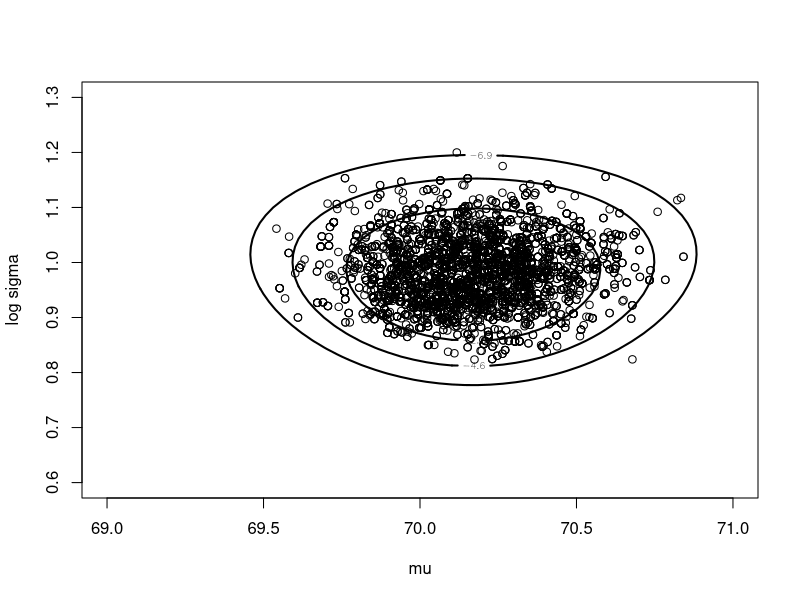
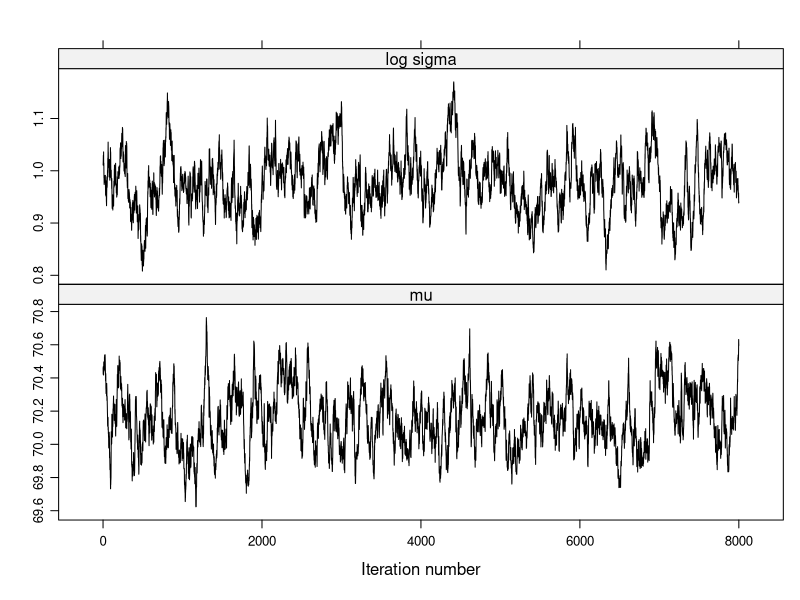
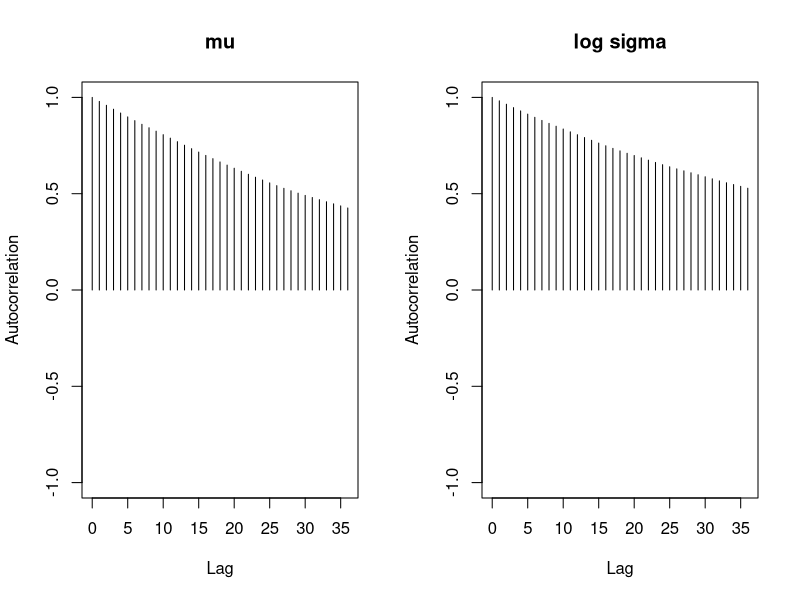
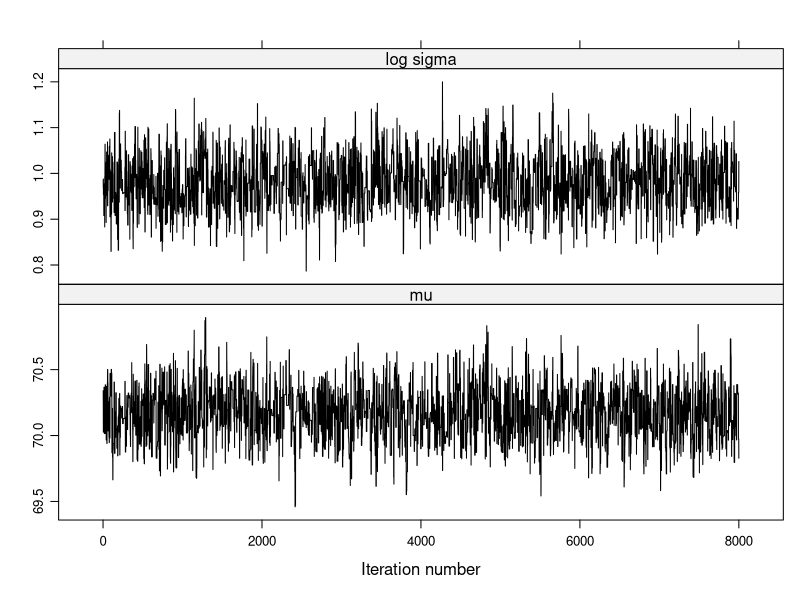
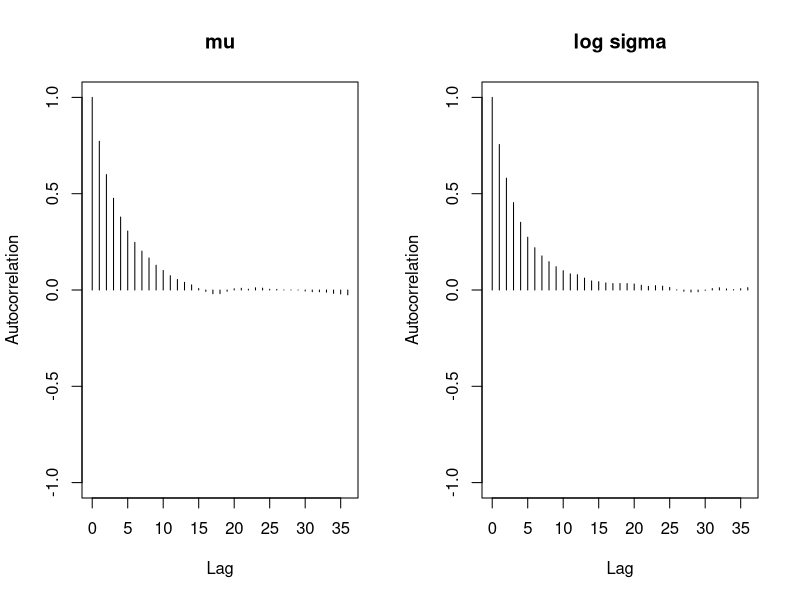
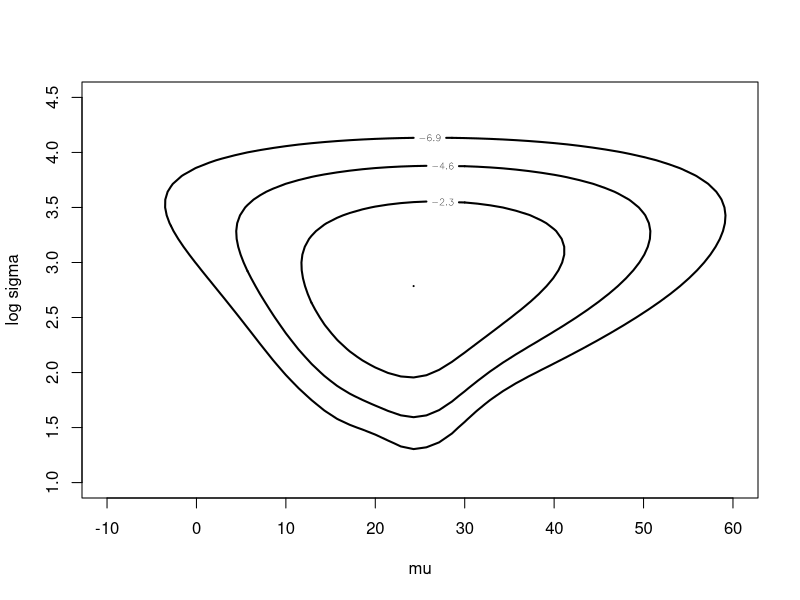
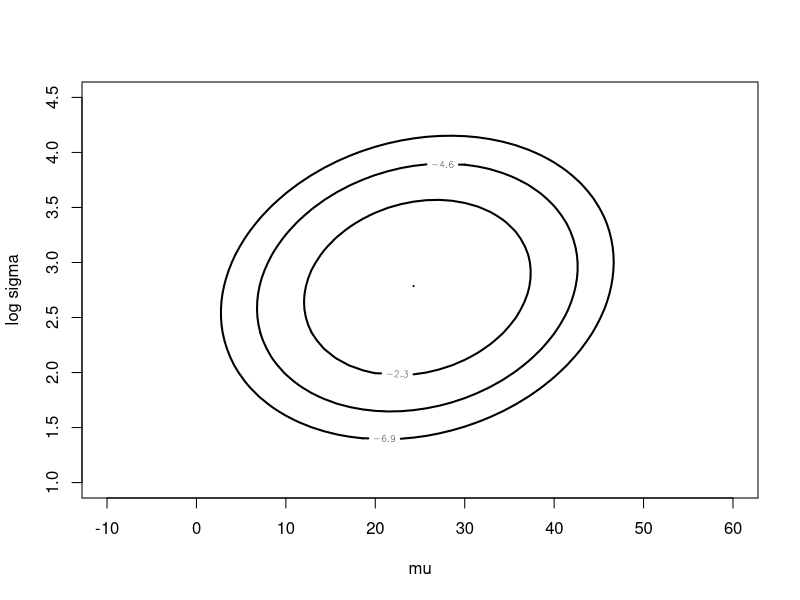

Source code (R) for these figures, in order:
## ---- chunk 1
library(LearnBayes) # package for the book
library(kableExtra) # for display table in HTML format
## ---- chunk 2
# transition matrix P
P = matrix(c(.5 , .5 , 0 , 0 , 0 , 0 , .25 , .5 , .25 , 0 , 0 , 0 , 0 , .25 , .5 , .25 , 0 , 0 , 0 , 0 , .25 , .5 , .25 , 0 ,0 , 0 , 0 , .25 , .5 , .25 , 0 , 0 , 0 , 0 , .5 , .5), 
           nrow = 6, ncol = 6, byrow = T) 
P
## ---- chunk 3
s = array(0, c(50000,1))
s[1] = 3 # initial location
## ---- chunk 4
for (j in 2:50000){
  s[j] = sample(1:6, size = 1, prob = P[s[j-1],]) # trans prob is  P[s[j-1],] from previous state s[j-1]
} 
## ---- chunk 5
m = c(500, 2000, 8000, 50000)
for (i in 1:length(m)){
  print(table(s[1:m[i]])/m[i])
}
## ---- chunk 6
w = matrix(c(.1,.2,.2,.2,.2,.1), nrow = 1, ncol = 6)
w%*%P  # %*%: matrix multiplication
## ---- chunk 7
groupeddatapost = function(theta,data){ 
  # theta: (mu, lambda), 
  # data$int.lo: lower bound, data$int.hi: higher bound, data$f: frequency
  dj = function(f, int.lo, int.hi, mu, sigma){
    f * log(pnorm(int.hi, mu, sigma) - pnorm(int.lo, mu, sigma))
  }
  mu = theta[1]
  sigma = exp(theta[2])
  sum(dj(data$f, data$int.lo, data$int.hi, mu, sigma))
}
## ---- chunk 8
d = list(int.lo = c(-Inf, seq(66,74, by = 2)),
         int.hi = c(seq(66,74, by = 2), Inf),
         f = c(14, 30, 49, 70, 33, 15))
## ---- chunk 9
y = c(rep(65,14), rep(67,30), rep(69,49), rep(71,70),rep(73,33),rep(75,15))
mean(y)
## ---- chunk 10
log(sd(y))
## ---- chunk 11
start = c(70,1)
fit = laplace(groupeddatapost, start, d) #Summarization of a posterior density by the Laplace method
fit
## ---- chunk 12
modal.sds = sqrt(diag(fit$var)) # sqrt of diag of the covariance matrix
modal.sds
## ---- chunk 13
proposal = list(var=fit$var, scale=2)
fit2 = rwmetrop(groupeddatapost, proposal, start, 10000, d) # run the HM random walk algo
## ---- chunk 14
fit2$accept
## ---- chunk 15
post.means = apply(fit2$par,2,mean)
post.sds = apply(fit2$par,2,sd)
## ---- chunk 16
cbind(post.means, post.sds) # result of MCMC
## ---- chunk 17
cbind(c(fit$mode),modal.sds) # result of laplace (optimization)
## ---- chunk 18
mycontour(groupeddatapost, c(69,71,0.6,1.3),data = d,
          xlab="mu",ylab="log sigma")
points(fit2$par[5001:10000,1],fit2$par[5001:10000,2]) # plot the last 5000 samples
## ---- chunk 19
start = c(65,1)
proposal = list(var = fit$var, scale = 0.2)
## ---- chunk 20
bayesfit = rwmetrop(groupeddatapost, proposal = proposal, start = start, m = 10000, d)
bayesfit$accept
## ---- chunk 21
library(coda) # for assessing the MCMC result
library(lattice) # for xyplot
dimnames(bayesfit$par)[[2]] = c("mu","log sigma")
xyplot(mcmc(bayesfit$par[-c(1:2000),]),col="black")
## ---- chunk 22
#par(mfrow=c(2,1))
autocorr.plot(mcmc(bayesfit$par[-c(1:2000),]),auto.layout = T)
## ---- chunk 23
 summary(mcmc(bayesfit$par[-c(1:2000),]))
 batchSE(mcmc(bayesfit$par[-c(1:2000),]), batchSize=50) # batch size = 50
## ---- chunk 24
 summary(mcmc(fit2$par[-c(1:2000),]))
 batchSE(mcmc(fit2$par[-c(1:2000),]), batchSize=50) # batch size = 50
## ---- chunk 25
dimnames(fit2$par)[[2]]=c("mu","log sigma")
xyplot(mcmc(fit2$par[-c(1:2000),]),col="black")  # result of samples
## ---- chunk 26
autocorr.plot(mcmc(fit2$par[-c(1:2000),]),auto.layout = T) # autocorr
## ---- chunk 27
cauchyerrorpost_mine = function(theta, data){
  logf = function(theta, data){
    theta[2] - log(exp(2*theta[2]) + (data - theta[1])^2)
  }
  return(sum(logf(theta,data)))
}
## ---- chunk 28
data("darwin")
attach(darwin)
mean(difference) # mean
## ---- chunk 29
log(sd(difference))  
## ---- chunk 30
laplace(cauchyerrorpost_mine, c(21.6,3.6), difference)  # with my function
## ---- chunk 31
laplace(cauchyerrorpost, c(21.6,3.6), difference)  # function of LearnBayes
## ---- chunk 32
c(24.7 - 4*sqrt(34.96), 24.7 + 4*sqrt(34.96))
## ---- chunk 33
c(2.77 - 4*sqrt(0.138), 2.77 + 4*sqrt(0.138))
## ---- chunk 34
mycontour(cauchyerrorpost_mine, c(-10,60,1,4.5),difference,
          xlab="mu", ylab="log sigma")
## ---- chunk 35
fitlaplace = laplace(cauchyerrorpost, c(21.6,3.6), difference)
mycontour(lbinorm, c(-10,60,1,4.5), 
          list(m=fitlaplace$mode,v=fitlaplace$var), 
          xlab="mu", ylab="log sigma")
